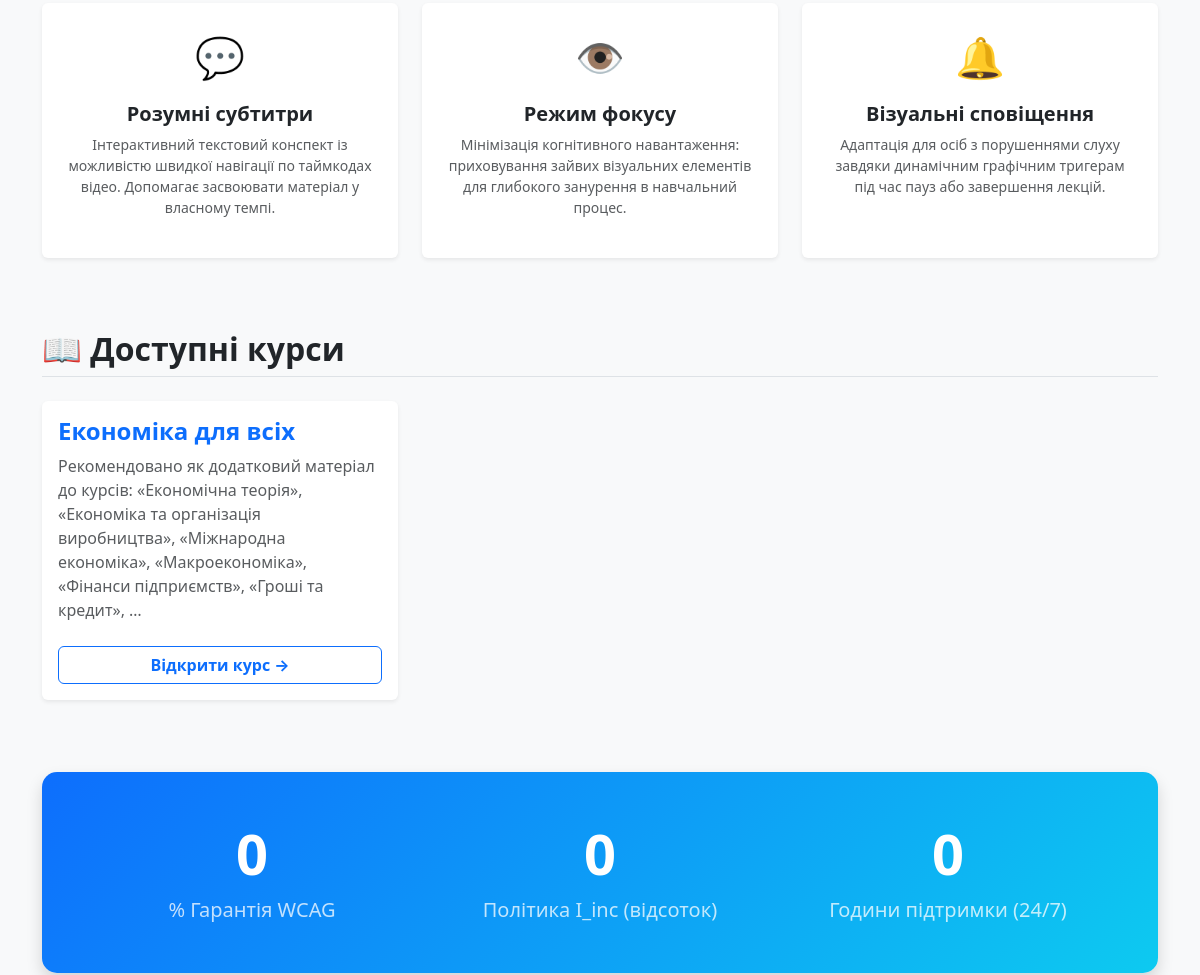
Before: / (middle part) with the older database file.
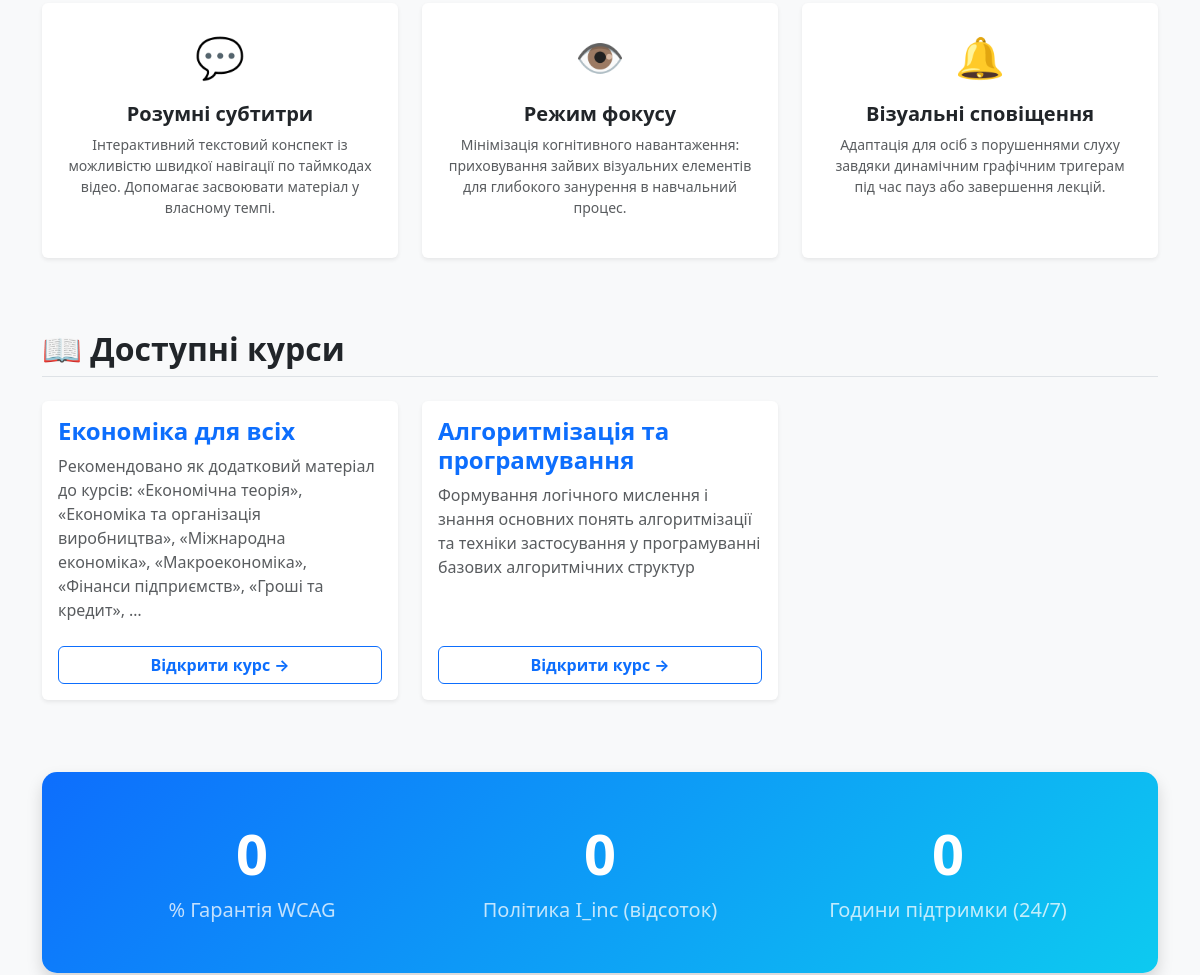
After: the same page with the newer database file.
### courses/models.py (models this page shows, shortened)
class Course(models.Model):
    title = models.CharField(max_length=200, verbose_name="Назва курсу")
    description = models.TextField(verbose_name="Опис курсу")
    author = models.ForeignKey(User, on_delete=models.CASCADE, related_name='courses',
                               limit_choices_to={'is_staff': True}, verbose_name="Автор/Викладач", default=1)
    is_published = models.BooleanField(default=False, verbose_name="Статус публікації")

### courses/views.py (the view)
# urls.py: path('', views.course_list, name='course_list'),
def course_list(request):
    courses = Course.objects.all()
    return render(request, 'courses/course_list.html', {'courses': courses})

### courses/templates/courses/course_list.html (shortened to what this page needs)
{% extends 'courses/base.html' %}
{% block content %}
<div class="container mb-5">
    <div class="row text-center g-4 mt-2">
        <div class="col-md-4">
            <div class="card h-100 border-0 shadow-sm">
                <div class="card-body p-4">
                    <div class="icon-box">💬</div>
                    <h5 class="fw-bold">Розумні субтитри</h5>
                    <p class="text-muted small">Інтерактивний текстовий конспект із можливістю швидкої навігації по таймкодах відео. Допомагає засвоювати матеріал у власному темпі.</p>
                </div>
            </div>
        </div>
        <div class="col-md-4">
            <div class="card h-100 border-0 shadow-sm">
                <div class="card-body p-4">
                    <div class="icon-box">👁️</div>
                    <h5 class="fw-bold">Режим фокусу</h5>
                    <p class="text-muted small">Мінімізація когнітивного навантаження: приховування зайвих візуальних елементів для глибокого занурення в навчальний процес.</p>
                </div>
            </div>
        </div>
        <div class="col-md-4">
            <div class="card h-100 border-0 shadow-sm">
                <div class="card-body p-4">
                    <div class="icon-box">🔔</div>
                    <h5 class="fw-bold">Візуальні сповіщення</h5>
                    <p class="text-muted small">Адаптація для осіб з порушеннями слуху завдяки динамічним графічним тригерам під час пауз або завершення лекцій.</p>
                </div>
            </div>
        </div>
    </div>
</div>
<div id="courses-section" class="container mb-5 pt-4">
    <h2 class="text-dark mb-4 fw-bold border-bottom pb-2">📖 Доступні курси</h2>
    <div class="row">
        {% for course in courses %}
            <div class="col-md-6 col-lg-4 mb-4">
                <div class="card shadow-sm h-100 border-0">
                    <div class="card-body d-flex flex-column">
                        <h4 class="card-title text-primary fw-bold">{{ course.title }}</h4>
                        <p class="card-text text-muted mb-4" style="flex-grow: 1;">{{ course.description|truncatewords:20 }}</p>
                        <a href="{% url 'lesson_detail' course.id %}" class="btn btn-outline-primary w-100 fw-bold">Відкрити курс →</a>
                    </div>
                </div>
            </div>
        {% empty %}
            <div class="col-12 text-center py-4">
                <p class="text-muted">Наразі немає опублікованих курсів. Загляньте сюди згодом!</p>
            </div>
        {% endfor %}
    </div>
</div>
<div class="container mb-5">
    <div class="stat-bg p-5 shadow">
        <div class="row text-center">
            <div class="col-md-4 mb-3 mb-md-0">
                <h2 class="display-4 fw-bold counter" data-target="100">0</h2>
                <span class="fs-5 opacity-75">% Гарантія WCAG</span>
            </div>
            <div class="col-md-4 mb-3 mb-md-0">
                <h2 class="display-4 fw-bold counter" data-target="80">0</h2>
                <span class="fs-5 opacity-75">Політика I_inc (відсоток)</span>
            </div>
            <div class="col-md-4">
                <h2 class="display-4 fw-bold counter" data-target="24">0</h2>
                <span class="fs-5 opacity-75">Години підтримки (24/7)</span>
            </div>
        </div>
    </div>
</div>
{% endblock %}

### courses/templates/courses/base.html (shortened to what this page needs)
<!DOCTYPE html>
<html lang="uk">
<head>
    <link href="https://cdn.jsdelivr.net/npm/bootstrap@5.3.0/dist/css/bootstrap.min.css" rel="stylesheet">
</head>
<body class="bg-light d-flex flex-column min-vh-100">
    {% load role_tags %}
    {% block content %}
    {% endblock %}
</body>
</html>

### courses/templates/courses/course_list.html (style rules this page uses)
.stat-bg { background: linear-gradient(135deg, #0d6efd 0%, #0dcaf0 100%); color: white; border-radius: 15px; }
.icon-box { font-size: 2.5rem; margin-bottom: 15px; color: #0d6efd; }

Changed rows visible on the page:
added Course: title "Алгоритмізація та програмування", description "Формування логічного мислення і знання основних понять алгоритмізації та техніки застосування у програмуванні базових алгоритмічних структур"
